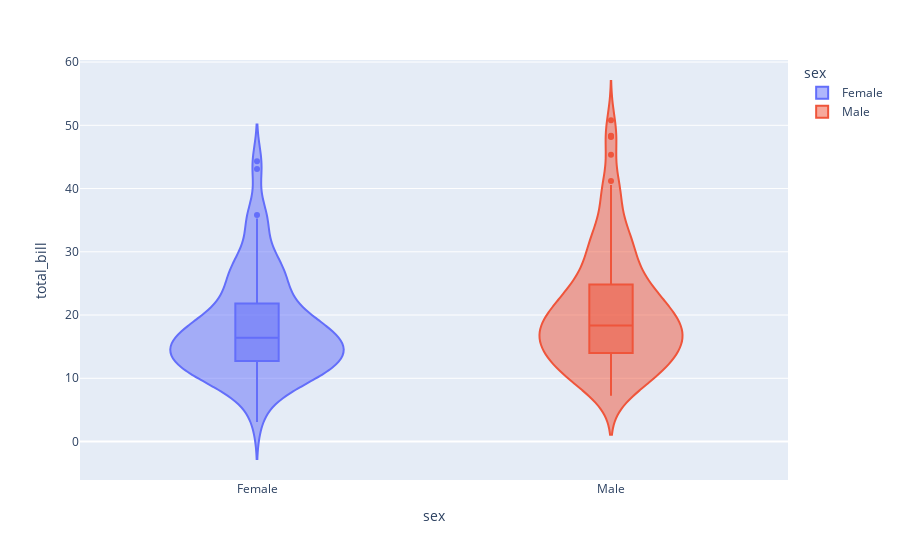

Write notebook code for a chart like this one.
### Markdown cell above
## 5. Violin Plot

### Code cell
#violin plot
fig5 = px.violin(df, x='sex', y='total_bill', color='sex', box=True)
fig5.show()

### Figure 1 — Plotly figure (JSON) as saved in the notebook; plotly's stock layout.template omitted (floating-point values rounded to 4 significant figures; data arrays with more than 128 entries replaced by an {"elided": "..."} marker saying what was removed)
{"data": [{"alignmentgroup": "True", "box": {"visible": true}, "hovertemplate": "sex=%{x}<br>total_bill=%{y}<extra></extra>", "legendgroup": "Female", "marker": {"color": "#636efa"}, "name": "Female", "offsetgroup": "Female", "orientation": "v", "scalegroup": "True", "showlegend": true, "type": "violin", "x": ["Female", "Female", "Female", "Female", "Female", "Female", "Female", "Female", "Female", "Female", "Female", "Female", "Female", "Female", "Female", "Female", "Female", "Female", "Female", "Female", "Female", "Female", "Female", "Female", "Female", "Female", "Female", "Female", "Female", "Female", "Female", "Female", "Female", "Female", "Female", "Female", "Female", "Female", "Female", "Female", "Female", "Female", "Female", "Female", "Female", "Female", "Female", "Female", "Female", "Female", "Female", "Female", "Female", "Female", "Female", "Female", "Female", "Female", "Female", "Female", "Female", "Female", "Female", "Female", "Female", "Female", "Female", "Female", "Female", "Female", "Female", "Female", "Female", "Female", "Female", "Female", "Female", "Female", "Female", "Female", "Female", "Female", "Female", "Female", "Female", "Female", "Female"], "x0": " ", "xaxis": "x", "y": [16.99, 24.59, 35.26, 14.83, 10.33, 16.97, 20.29, 15.77, 19.65, 15.06, 20.69, 16.93, 10.29, 34.81, 26.41, 16.45, 3.07, 17.07, 26.86, 25.28, 14.73, 10.07, 34.83, 5.75, 16.32, 22.75, 11.35, 15.38, 44.3, 22.42, 20.92, 14.31, 7.25, 25.71, 17.31, 10.65, 12.43, 24.08, 13.42, 12.48, 29.8, 14.52, 11.38, 20.27, 11.17, 12.26, 18.26, 8.51, 10.33, 14.15, 13.16, 17.47, 27.05, 16.43, 8.35, 18.64, 11.87, 29.85, 25, 13.39, 16.21, 17.51, 10.59, 10.63, 9.6, 20.9, 18.15, 19.81, 43.11, 13, 12.74, 13, 16.4, 16.47, 12.76, 13.27, 28.17, 12.9, 30.14, 13.42, 15.98, 16.27, 10.09, 22.12, 35.83, 27.18, 18.78], "y0": " ", "yaxis": "y"}, {"alignmentgroup": "True", "box": {"visible": true}, "hovertemplate": "sex=%{x}<br>total_bill=%{y}<extra></extra>", "legendgroup": "Male", "marker": {"color": "#EF553B"}, "name": "Male", "offsetgroup": "Male", "orientation": "v", "scalegroup": "True", "showlegend": true, "type": "violin", "x": {"elided": "157 str values"}, "x0": " ", "xaxis": "x", "y": {"elided": "157 float values"}, "y0": " ", "yaxis": "y"}], "layout": {"legend": {"title": {"text": "sex"}, "tracegroupgap": 0}, "margin": {"t": 60}, "violinmode": "overlay", "xaxis": {"anchor": "y", "categoryarray": ["Female", "Male"], "categoryorder": "array", "domain": [0, 1], "title": {"text": "sex"}}, "yaxis": {"anchor": "x", "domain": [0, 1], "title": {"text": "total_bill"}}}}
